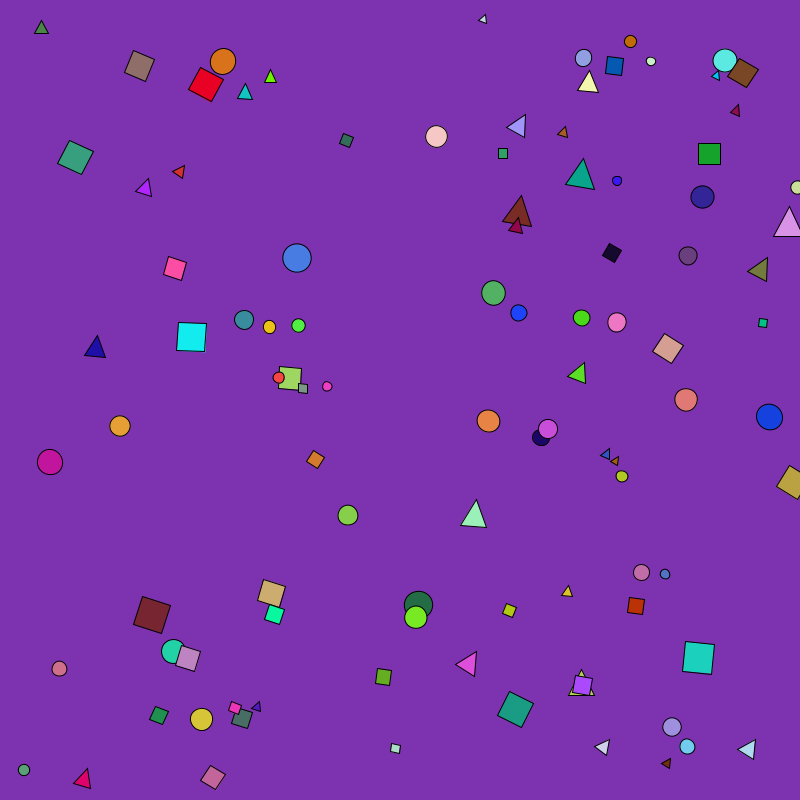
Frame 1 (no input)
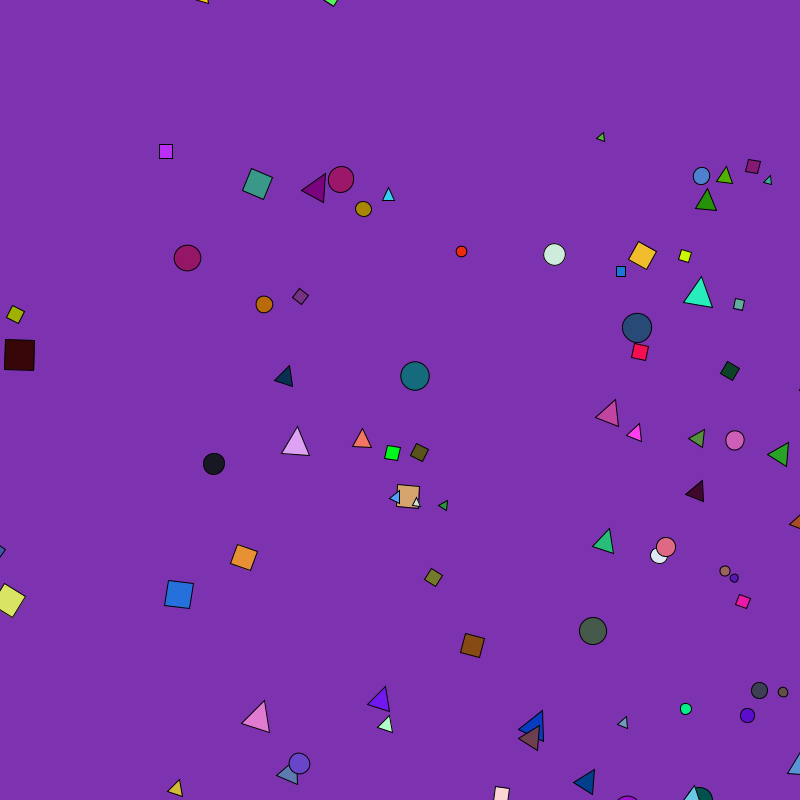
Frame 60 (the mouse pressed at the canvas centre just before this capture)
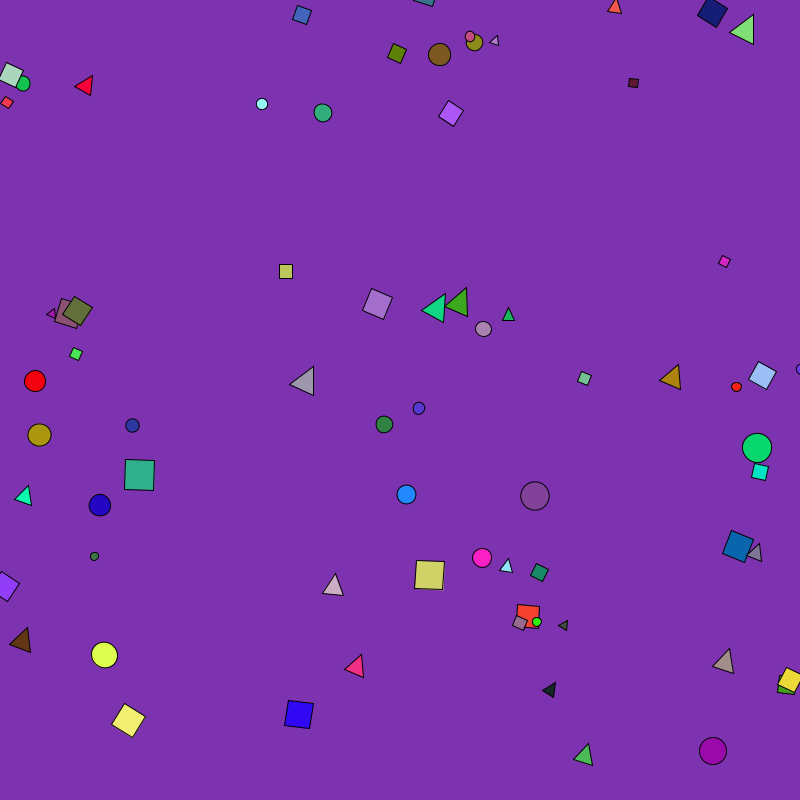
Frame 120 (the mouse held since frame 60 and released just before this capture)

The Processing sketch that drew these frames (run headless with seeded random() and noise(); from frame 60 on, the mouse is pressed at the canvas centre):

// Processing sketch: sketch_0013
// ── sketch_0013.pde
int numShapes = 100; // Increase the number of shapes
float[] shapeX, shapeY, shapeSize, shapeSpeedX, shapeSpeedY, shapeRotation;

void setup() {
  size(800, 800);
  background(125);
  
  shapeX = new float[numShapes];
  shapeY = new float[numShapes];
  shapeSize = new float[numShapes];
  shapeSpeedX = new float[numShapes];
  shapeSpeedY = new float[numShapes];
  shapeRotation = new float[numShapes];
  
  for (int i = 0; i < numShapes; i++) {
    shapeX[i] = random(width);
    shapeY[i] = random(height);
    shapeSize[i] = random(8, 30);
    shapeSpeedX[i] = 2; // Introduce speed variables
    shapeSpeedY[i] = 2;
    shapeRotation[i] = random(.1*TWO_PI); // Introduce rotation
  }
}

void draw() {
  background(125, 50, 175);
  
  for (int i = 0; i < numShapes; i++) {
    shapeX[i] += shapeSpeedX[i]; // Update shape position based on speed
    shapeY[i] += shapeSpeedY[i];
    
    if (shapeX[i] < -50 || shapeX[i] > width + 50) { // Screen wrapping with buffer
      shapeX[i] = width - shapeX[i];
    }
    if (shapeY[i] < -50 || shapeY[i] > height + 50) {
      shapeY[i] = height - shapeY[i];
    }
    
    int shapeType = int(random(3)); // Introduce different types of shapes
    
    pushMatrix();
    translate(shapeX[i], shapeY[i]);
    rotate(shapeRotation[i]); // Rotate shapes
    
    switch(shapeType){
      case 0:
        drawCircle(shapeSize[i]);
        break;
      case 1:
        drawSquare(shapeSize[i]);
        break;
      case 2:
        drawTriangle(shapeSize[i]);
        break;
    }
    popMatrix();
  }
}

void drawCircle(float size){
  fill(random(255), random(255), random(255));
  ellipse(0, 0, size, size);
}

void drawSquare(float size){
  fill(random(255), random(255), random(255));
  rect(0, 0, size, size);
}

void drawTriangle(float size){
  fill(random(255), random(255), random(255));
  float halfSize = size / 2;
  triangle(0, -halfSize, -halfSize, halfSize, halfSize, halfSize);
}
